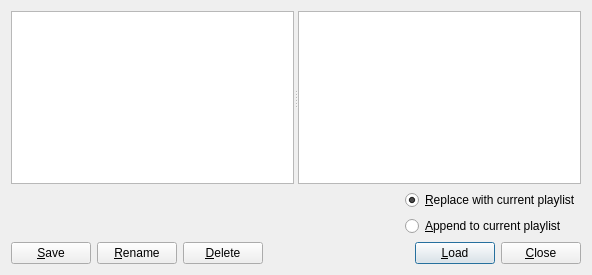
<?xml version="1.0" encoding="UTF-8"?>
<ui version="4.0">
 <class>EditPlaylistDialog</class>
 <widget class="QDialog" name="EditPlaylistDialog">
  <property name="geometry">
   <rect>
    <x>0</x>
    <y>0</y>
    <width>592</width>
    <height>275</height>
   </rect>
  </property>
  <property name="windowTitle">
   <string>Edit Playlist</string>
  </property>
  <layout class="QVBoxLayout" name="verticalLayout_3">
   <item>
    <widget class="QSplitter" name="splitter">
     <property name="sizePolicy">
      <sizepolicy hsizetype="Expanding" vsizetype="Expanding">
       <horstretch>0</horstretch>
       <verstretch>0</verstretch>
      </sizepolicy>
     </property>
     <property name="orientation">
      <enum>Qt::Horizontal</enum>
     </property>
     <widget class="QListWidget" name="listWidget_list"/>
     <widget class="QListWidget" name="listWidget_songs">
      <property name="focusPolicy">
       <enum>Qt::NoFocus</enum>
      </property>
      <property name="editTriggers">
       <set>QAbstractItemView::NoEditTriggers</set>
      </property>
      <property name="selectionMode">
       <enum>QAbstractItemView::NoSelection</enum>
      </property>
     </widget>
    </widget>
   </item>
   <item>
    <layout class="QHBoxLayout" name="horizontalLayout_3">
     <item>
      <spacer name="horizontalSpacer_3">
       <property name="orientation">
        <enum>Qt::Horizontal</enum>
       </property>
       <property name="sizeHint" stdset="0">
        <size>
         <width>40</width>
         <height>20</height>
        </size>
       </property>
      </spacer>
     </item>
     <item>
      <layout class="QVBoxLayout" name="verticalLayout">
       <item>
        <widget class="QRadioButton" name="radioButton_replace">
         <property name="text">
          <string>&amp;Replace with current playlist</string>
         </property>
         <property name="checked">
          <bool>true</bool>
         </property>
        </widget>
       </item>
       <item>
        <widget class="QRadioButton" name="radioButton_append">
         <property name="text">
          <string>&amp;Append to current playlist</string>
         </property>
        </widget>
       </item>
      </layout>
     </item>
    </layout>
   </item>
   <item>
    <layout class="QHBoxLayout" name="horizontalLayout">
     <item>
      <widget class="QPushButton" name="pushButton_save">
       <property name="text">
        <string>&amp;Save</string>
       </property>
      </widget>
     </item>
     <item>
      <widget class="QPushButton" name="pushButton_rename">
       <property name="text">
        <string>&amp;Rename</string>
       </property>
      </widget>
     </item>
     <item>
      <widget class="QPushButton" name="pushButton_delete">
       <property name="text">
        <string>&amp;Delete</string>
       </property>
      </widget>
     </item>
     <item>
      <spacer name="horizontalSpacer">
       <property name="orientation">
        <enum>Qt::Horizontal</enum>
       </property>
       <property name="sizeHint" stdset="0">
        <size>
         <width>40</width>
         <height>20</height>
        </size>
       </property>
      </spacer>
     </item>
     <item>
      <widget class="QPushButton" name="pushButton_ok">
       <property name="text">
        <string>&amp;Load</string>
       </property>
       <property name="default">
        <bool>true</bool>
       </property>
      </widget>
     </item>
     <item>
      <widget class="QPushButton" name="pushButton_close">
       <property name="text">
        <string>&amp;Close</string>
       </property>
      </widget>
     </item>
    </layout>
   </item>
  </layout>
 </widget>
 <tabstops>
  <tabstop>listWidget_list</tabstop>
  <tabstop>radioButton_replace</tabstop>
  <tabstop>radioButton_append</tabstop>
  <tabstop>pushButton_save</tabstop>
  <tabstop>pushButton_rename</tabstop>
  <tabstop>pushButton_delete</tabstop>
  <tabstop>pushButton_ok</tabstop>
  <tabstop>pushButton_close</tabstop>
 </tabstops>
 <resources/>
 <connections>
  <connection>
   <sender>pushButton_ok</sender>
   <signal>clicked()</signal>
   <receiver>EditPlaylistDialog</receiver>
   <slot>accept()</slot>
   <hints>
    <hint type="sourcelabel">
     <x>500</x>
     <y>264</y>
    </hint>
    <hint type="destinationlabel">
     <x>314</x>
     <y>295</y>
    </hint>
   </hints>
  </connection>
  <connection>
   <sender>pushButton_close</sender>
   <signal>clicked()</signal>
   <receiver>EditPlaylistDialog</receiver>
   <slot>reject()</slot>
   <hints>
    <hint type="sourcelabel">
     <x>581</x>
     <y>264</y>
    </hint>
    <hint type="destinationlabel">
     <x>385</x>
     <y>297</y>
    </hint>
   </hints>
  </connection>
 </connections>
</ui>
